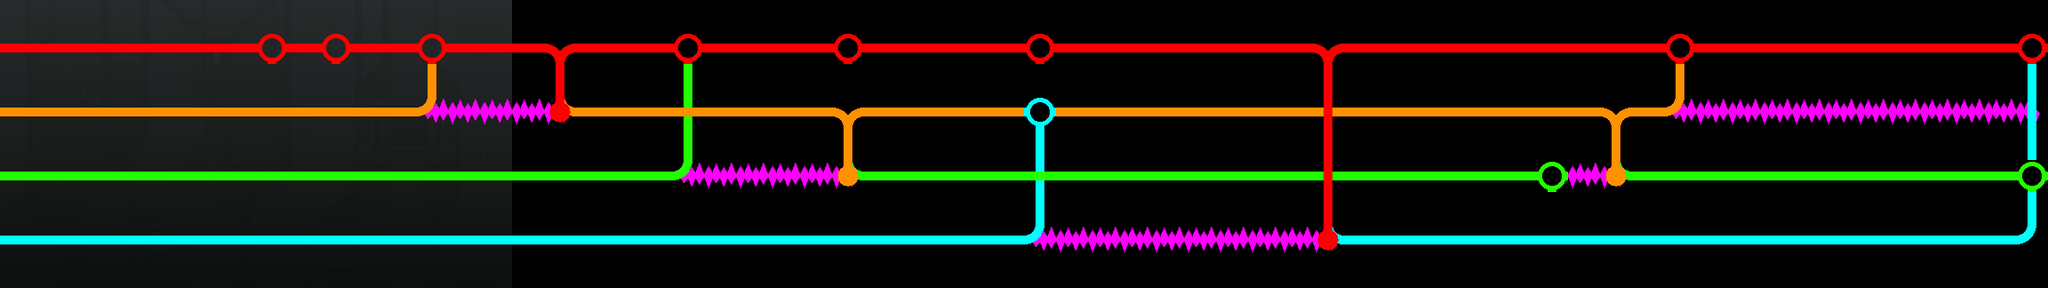

Rendered tile map (Tiled .tmx) drawn with the repository's tilesets; below, a short description and the map source with its tile grids summarised:
An orthogonal 64x9 tile map with 36x36 px tiles, 5 tile layers (spikes, CYAN, GREEN, ORANGE, ...), 2 tilesets, 1 image layer and 18 objects (8x coin, 6x floor, bug, bug2, bug3, ...).

<map version="1.0" orientation="orthogonal" renderorder="right-down" width="64" height="9" tilewidth="36" tileheight="36" nextobjectid="49">
 <tileset firstgid="1" name="mapTiles_colors" tilewidth="36" tileheight="36" tilecount="40">
  <image source="mapTiles_colors.png" width="288" height="180" />
 </tileset>
 <tileset firstgid="41" name="pixelKraken" tilewidth="30" tileheight="23" tilecount="1">
  <image source="pixelKraken.png" width="30" height="23" />
 </tileset>
 <imagelayer name="bg">
  <image source="bg.png" />
 </imagelayer>
 <layer name="spikes" width="64" height="9">
  <properties>
   <property name="tileset" value="mapTiles_colors" />
  </properties>
  <data>[576 cells, 35 non-empty, 3 distinct tile ids]</data>
 </layer>
 <layer name="CYAN" width="64" height="9">
  <properties>
   <property name="tileset" value="mapTiles_colors" />
  </properties>
  <data>[576 cells, 64 non-empty, 5 distinct tile ids]</data>
 </layer>
 <layer name="GREEN" width="64" height="9">
  <properties>
   <property name="tileset" value="mapTiles_colors" />
  </properties>
  <data>[576 cells, 62 non-empty, 5 distinct tile ids]</data>
 </layer>
 <layer name="ORANGE" width="64" height="9">
  <properties>
   <property name="tileset" value="mapTiles_colors" />
  </properties>
  <data>[576 cells, 55 non-empty, 6 distinct tile ids]</data>
 </layer>
 <layer name="RED" width="64" height="9">
  <properties>
   <property name="tileset" value="mapTiles_colors" />
  </properties>
  <data>[576 cells, 72 non-empty, 5 distinct tile ids]</data>
 </layer>
 <objectgroup name="objects">
  <object id="16" type="coin" gid="41" x="290" y="67" width="30" height="23" />
  <object id="17" type="coin" gid="41" x="363.333" y="66" width="30" height="23" />
  <object id="18" type="coin" gid="41" x="471" y="66.3333" width="30" height="23" />
  <object id="19" type="coin" gid="41" x="759" y="66" width="30" height="23" />
  <object id="20" type="coin" gid="41" x="940" y="66" width="30" height="23" />
  <object id="21" type="coin" gid="41" x="1154.67" y="67.3333" width="30" height="23" />
  <object id="22" type="coin" gid="41" x="1875.33" y="66.6667" width="30" height="23" />
  <object id="23" type="coin" gid="41" x="2271.67" y="66.6667" width="30" height="23" />
  <object id="31" name="floor" type="floor" x="488.998" y="105.666" width="134.666" height="50" />
  <object id="32" name="floor" type="floor" x="776.999" y="164.833" width="171.833" height="50" />
  <object id="33" name="floor" type="floor" x="1172.33" y="237.833" width="315.003" height="50" />
  <object id="34" name="floor" type="floor" x="1771" y="181.166" width="42.0033" height="43.3333" />
  <object id="35" name="floor" type="floor" x="1891.66" y="95.1665" width="390" height="50" />
  <object id="36" name="floor" type="floor" x="2281" y="84.1665" width="28" height="192.667" />
  <object id="37" name="bug" type="bug" x="649" y="25" width="30" height="30" />
  <object id="44" name="bug2" type="bug2" x="847.667" y="78.3333" width="48" height="48" />
  <object id="45" name="bug3" type="bug3" x="1112.75" y="147.03" width="56" height="56" />
  <object id="46" name="exit" type="exit" x="2257.16" y="13.0124" width="36" height="36" />
 </objectgroup>
</map>
